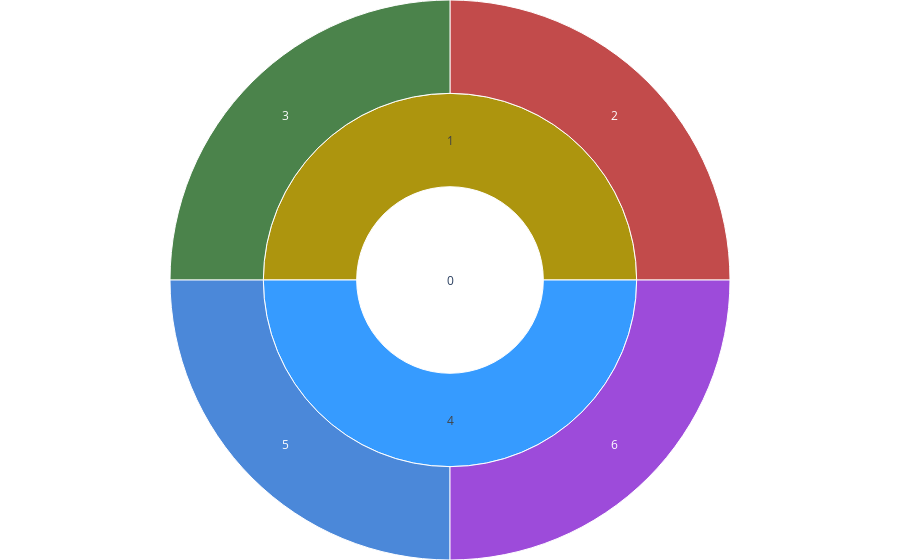
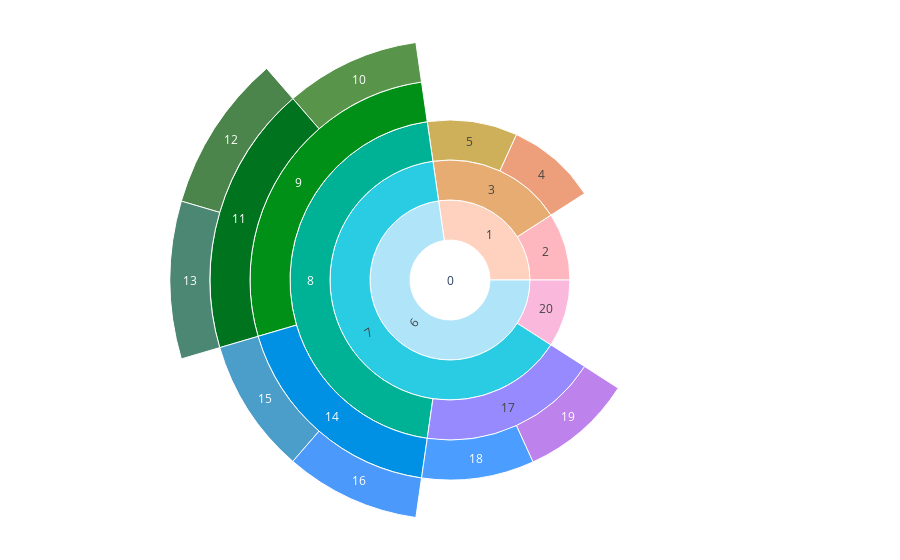
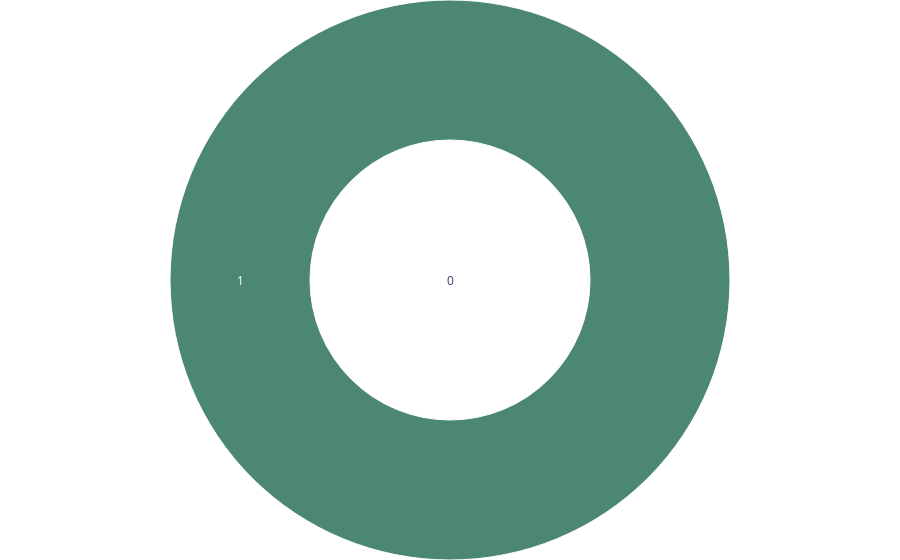

Write notebook code for charts like these, in order.
### Code cell
for t in [t1, t2, t3]:
  #display(Markdown(f'## {t}のSunburst図'))
  fig = draw_graph_go(t)
  fig.show()

### Figure 1 — Plotly figure (JSON) as saved in the notebook; plotly's stock layout.template omitted (floating-point values rounded to 4 significant figures)
{"data": [{"branchvalues": "total", "labels": ["0", "1", "2", "3", "4", "5", "6"], "marker": {"colors": ["#ffffff", "#ad950e", "#a90000", "#005000", "#369bff", "#0057ca", "#7500cb"]}, "parents": ["", "0", "1", "1", "0", "4", "4"], "sort": false, "type": "sunburst", "values": [1, 0.5, 0.25, 0.25, 0.5, 0.25, 0.25]}], "layout": {"margin": {"b": 0, "l": 0, "r": 0, "t": 0}}}

### Figure 2 — Plotly figure (JSON) as saved in the notebook; plotly's stock layout.template omitted (floating-point values rounded to 4 significant figures)
{"data": [{"branchvalues": "total", "labels": ["0", "1", "2", "3", "4", "5", "6", "7", "8", "9", "10", "11", "12", "13", "14", "15", "16", "17", "18", "19", "20"], "marker": {"colors": ["#ffffff", "#fed2be", "#ff9aa5", "#e7ac72", "#e67643", "#ba9015", "#b0e4f9", "#29cce2", "#00b295", "#009017", "#146800", "#00731f", "#005200", "#005539", "#0091e4", "#0075b5", "#0070fa", "#978aff", "#0076ff", "#a34ee6", "#f89bd0"]}, "parents": ["", "0", "1", "1", "3", "3", "0", "6", "7", "8", "9", "9", "11", "11", "8", "14", "14", "7", "17", "17", "6"], "sort": false, "type": "sunburst", "values": [1, 0.2727, 0.09091, 0.1818, 0.09091, 0.09091, 0.7273, 0.6364, 0.4545, 0.2727, 0.09091, 0.1818, 0.09091, 0.09091, 0.1818, 0.09091, 0.09091, 0.1818, 0.09091, 0.09091, 0.09091]}], "layout": {"margin": {"b": 0, "l": 0, "r": 0, "t": 0}}}

### Figure 3 — Plotly figure (JSON) as saved in the notebook; plotly's stock layout.template omitted (floating-point values rounded to 4 significant figures)
{"data": [{"branchvalues": "total", "labels": ["0", "1"], "marker": {"colors": ["#ffffff", "#005539"]}, "parents": ["", "0"], "sort": false, "type": "sunburst", "values": [1, 1]}], "layout": {"margin": {"b": 0, "l": 0, "r": 0, "t": 0}}}
